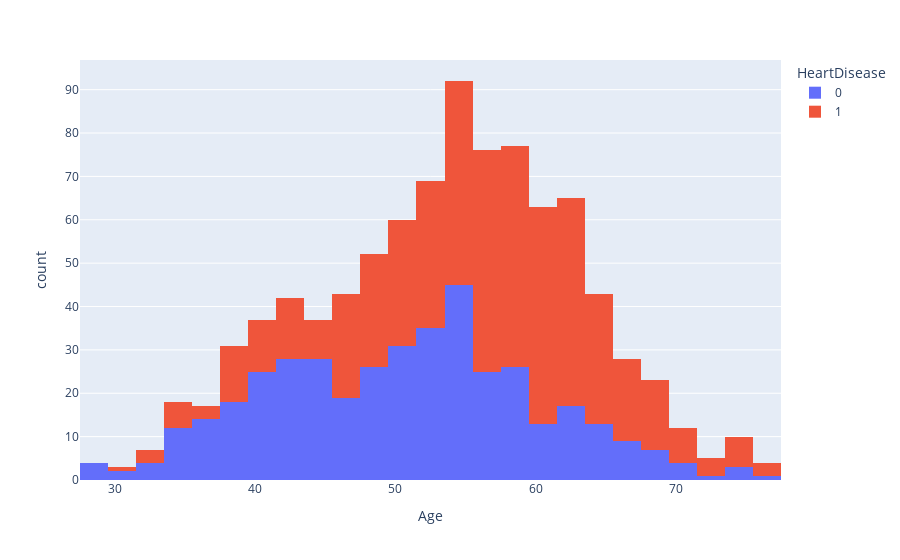

Notebook code for this chart:
### Code cell
px.histogram(df,df.Age,color=df.HeartDisease)

### Figure 1 — Plotly figure (JSON) as saved in the notebook; plotly's stock layout.template omitted (floating-point values rounded to 4 significant figures; data arrays with more than 128 entries replaced by an {"elided": "..."} marker saying what was removed)
{"data": [{"alignmentgroup": "True", "bingroup": "x", "hovertemplate": "HeartDisease=0<br>Age=%{x}<br>count=%{y}<extra></extra>", "legendgroup": "0", "marker": {"color": "#636efa", "pattern": {"shape": ""}}, "name": "0", "offsetgroup": "0", "orientation": "v", "showlegend": true, "type": "histogram", "x": {"elided": "410 int values"}, "xaxis": "x", "yaxis": "y"}, {"alignmentgroup": "True", "bingroup": "x", "hovertemplate": "HeartDisease=1<br>Age=%{x}<br>count=%{y}<extra></extra>", "legendgroup": "1", "marker": {"color": "#EF553B", "pattern": {"shape": ""}}, "name": "1", "offsetgroup": "1", "orientation": "v", "showlegend": true, "type": "histogram", "x": {"elided": "508 int values"}, "xaxis": "x", "yaxis": "y"}], "layout": {"barmode": "relative", "legend": {"title": {"text": "HeartDisease"}, "tracegroupgap": 0}, "margin": {"t": 60}, "xaxis": {"anchor": "y", "domain": [0, 1], "title": {"text": "Age"}}, "yaxis": {"anchor": "x", "domain": [0, 1], "title": {"text": "count"}}}}
